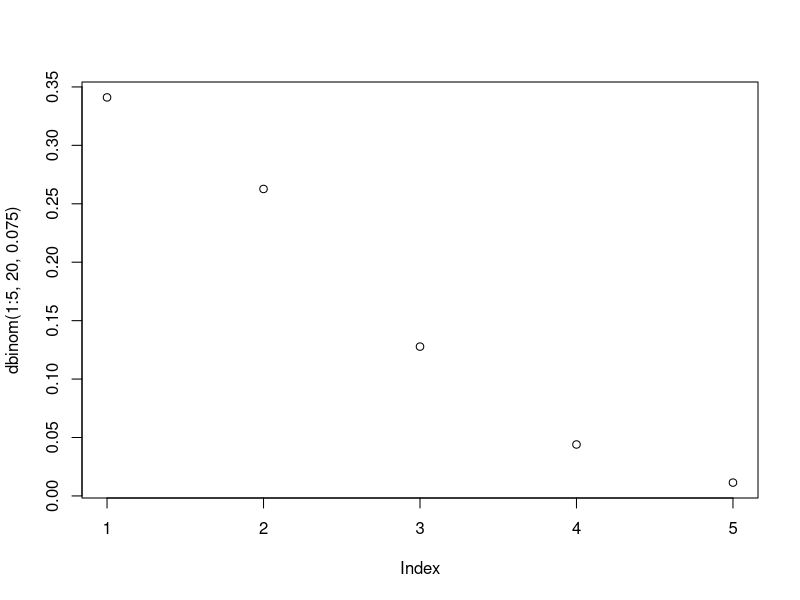
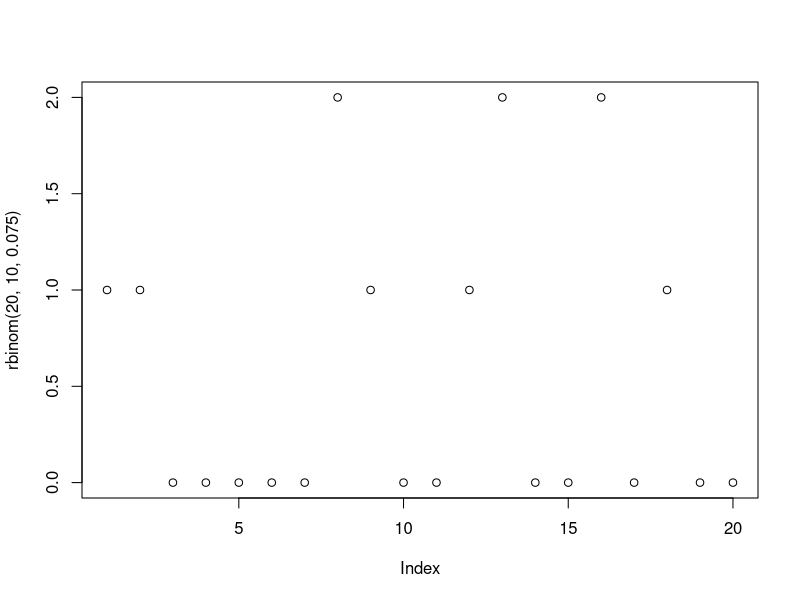
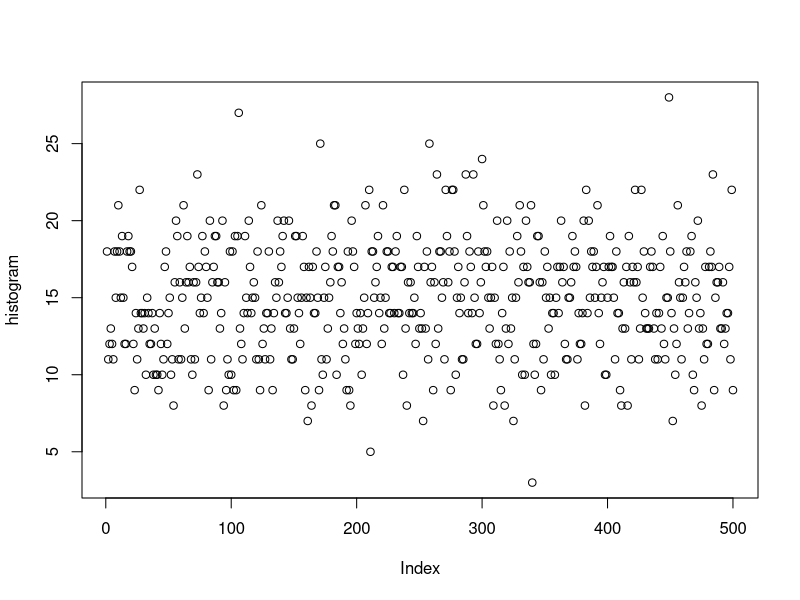

Write the R code that produced these figures, in order.
## ---- chunk 1
# 1)
dbinom(3, 3, 0.075)
## ---- chunk 2
# 2)
dbinom(1:5, 20, 0.075)
plot(dbinom(1:5, 20, 0.075))
pbinom(0, 20, 0.075, lower.tail = FALSE) - pbinom(4, 20, 0.075, lower.tail = FALSE)
## ---- chunk 3
# 3)
1 - dbinom(0, 10, 0.075)
## ---- chunk 4
plot(rbinom(20, 10, 0.075))
## ---- chunk 5
histogram <- vector()
totalCount <- 0
for (i in 1:500) {
  eventCount <- 0
  rbinom_result <- rbinom(20, 10, 0.075)
  for (j in rbinom_result) {
    eventCount <- eventCount + j
  }
  histogram <- append(histogram, eventCount)
  totalCount <- totalCount + eventCount
}
plot(histogram)
## ---- chunk 6
print(totalCount)
print(totalCount / 500)
